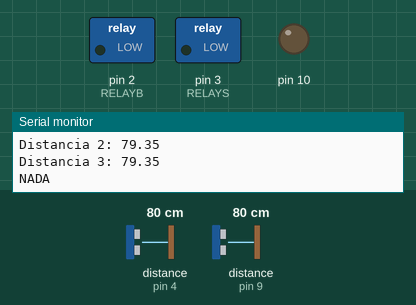
Simulated run of this sketch. Board: Arduino Uno, built with avr-gcc and run on an emulated ATmega328P. Parts: switched loads named in the sketch (green lamp = pin HIGH), output pins drawn as LEDs (lit = HIGH), the last lines printed to the serial monitor. The test bench sets the inputs (shaded band); at power-on: distance to the obstacle (sensors on pin 4, pin 9) 80 cm. The echo pulse lasts 58.3 µs per cm.

Above: at 1.9 s.
2.0 s: distance to the obstacle (sensor on pin 4) set to 55 cm
4.3 s: distance to the obstacle (sensor on pin 4) set to 46 cm
At 6.0 s:
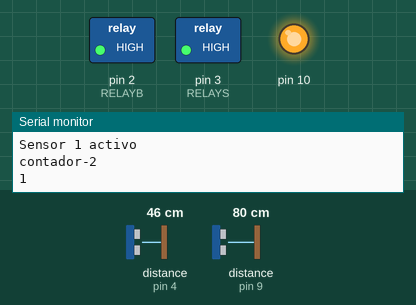
6.3 s: distance to the obstacle (sensor on pin 4) set to 60 cm
At 7.8 s:
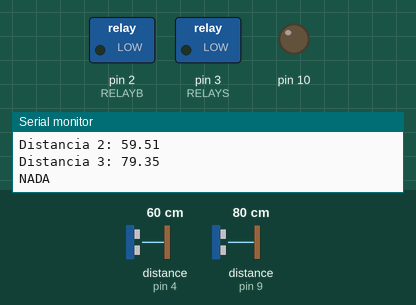
8.6 s: distance to the obstacle (sensor on pin 4) set to 2 cm
At 10.6 s:
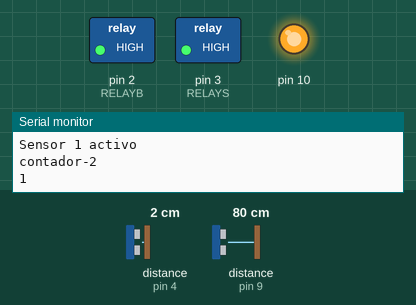
Timing chart, 0 to 12.0 s (numbered marks = the images above; inputs shaded):
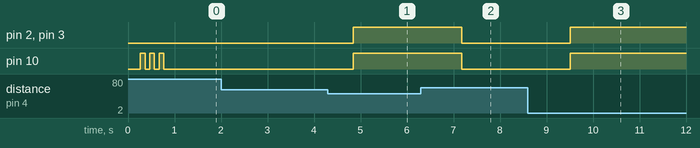

Measured:
- the behaviour switches between 51 and 50 cm on distance to the obstacle (sensor on pin 4) (found by bisection; images 0 and 1)
- after the input at 4.3 s, pin 2 (RELAYB), pin 3 (RELAYS), pin 10: LOW → HIGH after 0.55 s
- after the input at 6.3 s, pin 2 (RELAYB), pin 3 (RELAYS), pin 10: HIGH → LOW after 0.88 s
- after the input at 8.6 s, pin 2 (RELAYB), pin 3 (RELAYS), pin 10: LOW → HIGH after 0.91 s

The sketch:

Footcall_Mitika_Vidrio.ino
```cpp
#include <NewPing.h>

//#define TRIGGER_PIN1  6     //Sensor del medio, para cuando es solo una direccion
//#define ECHO_PIN1     7
#define TRIGGER_PIN2  5   //Sensor de subida, cercano al arduino
#define ECHO_PIN2     4
#define TRIGGER_PIN3  8  //Sensor de bajada, alejado del arduino
#define ECHO_PIN3     9
#define RELAYS        3
#define RELAYB        2
#define MAX_DISTANCE 200
#define LED           10

//NewPing sonar1(TRIGGER_PIN2, ECHO_PIN2, MAX_DISTANCE);
NewPing sonar2(TRIGGER_PIN2, ECHO_PIN2, MAX_DISTANCE);
NewPing sonar3(TRIGGER_PIN3, ECHO_PIN3, MAX_DISTANCE);

int contador1 = 0;
int contador2 = 0;
int contador3 = 0;
float dist_set = 50;

void setup() {

  Serial.begin(115200);
  pinMode(RELAYS,OUTPUT);
  pinMode(RELAYB,OUTPUT);
  pinMode(10,OUTPUT);
  pinMode(2,OUTPUT);
  digitalWrite(RELAYS,LOW);
  digitalWrite(RELAYB,LOW);
  digitalWrite(10,LOW);

SetDistance();

}

void(* resetFunc) (void) = 0; //declare reset function @ address 0

 void SetDistance(){
  float dist = (0.034027/2)*sonar3.ping_median(10);
  Serial.print("El footcall esta a esta distancia: ");
  Serial.println(dist);
 // dist_set = dist - 1;
  Serial.print("y se activa a esta: ");
  Serial.println(dist_set);
  digitalWrite(10,HIGH);
  delay(100);
  digitalWrite(10,LOW);
  delay(100);
  digitalWrite(10,HIGH);
  delay(100);
  digitalWrite(10,LOW);
  delay(100);
  digitalWrite(10,HIGH);
  delay(100);
  digitalWrite(10,LOW);
}

void loop() {
  delay(50);
//float distancia1 = (0.034027/2)*sonar1.ping_median(10);
float distancia2 = (0.034027/2)*sonar2.ping_median(10);
float distancia3 = (0.034027/2)*sonar3.ping_median(10);

  //Serial.print("Distancia 1: ");
  //Serial.println(distancia1);
  Serial.print("Distancia 2: ");
  Serial.println(distancia2);
  Serial.print("Distancia 3: ");
  Serial.println(distancia3);

//Sensor del medio
/*
 if ( distancia1 == 0 || distancia1 > 15){
    digitalWrite(RELAYS,LOW);
    digitalWrite(RELAYB,LOW);
    digitalWrite(10,LOW);
    Serial.println("NADA");
    contador1 = 0;
  }

  if ( distancia1 > 0 && distancia1 < 15 && contador1 < 50){
    digitalWrite(RELAYS,HIGH);
    digitalWrite(RELAYB,HIGH);
    digitalWrite(10,HIGH);
   // Serial.println("SUBE");
    contador1++;
    Serial.println("contador1");
    Serial.println(contador1);
  }

//Verificar si el boton leva mas de 30 segundos activado

  if (  distancia1 > 0 && distancia1 < 15 && contador1 >= 50){
    Serial.println("Boton trabado");
    //resetFunc();  //call reset
    digitalWrite(RELAYS,LOW);
    digitalWrite(RELAYB,LOW);
    digitalWrite(10,LOW);
    contador1++;

  }

// Si lleva mas de 1 minuto, se resetea el modulo
  if ( contador1 > 150 ){
    digitalWrite(10,HIGH);
    delay(500);
    digitalWrite(10,LOW);
    delay(500);
    digitalWrite(10,HIGH);
    delay(500);
    digitalWrite(10,LOW);
    Serial.println("Reseteando");
    delay(2000);
    resetFunc();  //call reset
  }  */

//si no se oprime ninguno de los dos botones

    if ( distancia2 == 0 || distancia2 > dist_set && distancia3 == 0 || distancia3 > dist_set){
    digitalWrite(RELAYS,LOW);
    digitalWrite(RELAYB,LOW);
    digitalWrite(10,LOW);
    Serial.println("NADA");
    contador2 = 0;
    contador3 = 0;
  }


  //Sensor subiendo cercaNO AL ARDUINO

//  if ( distancia2 == 0 || distancia2 > dist_set ){
//    digitalWrite(RELAYS,LOW);
//    digitalWrite(RELAYB,LOW);
//    digitalWrite(10,LOW);
//    Serial.println("NADA");
//    contador2 = 0;
//  }
//
    if ( distancia2 > 0 && distancia2 < dist_set && contador2 < 50){
      Serial.println("Sensor 1 activo");
    digitalWrite(RELAYS,HIGH);
    digitalWrite(10,HIGH);
    digitalWrite(2,HIGH);
    contador2++;
    Serial.println("contador-2");
    Serial.println(contador2);
  }

//Verificar si el boton leva mas de 30 segundos activado

//  if (  distancia2 > 0 && distancia2 < dist_set && contador2 >= 50){
//    Serial.println("Boton trabado");
//    //resetFunc();  //call reset
//    digitalWrite(RELAYS,LOW);
//    digitalWrite(10,LOW);
//    digitalWrite(2,LOW);
//    contador2++;
//  }

// Si lleva mas de 1 minuto, se resetea el modulo
  if ( contador2 > 150 ){
    digitalWrite(10,HIGH);
    delay(500);
    digitalWrite(10,LOW);
    delay(500);
    digitalWrite(10,HIGH);
    delay(500);
    digitalWrite(10,LOW);
    Serial.println("Reseteando");
    delay(2000);
    resetFunc();  //call reset
  }


  //Sensor Bajando

//    if ( distancia3 == 0 || distancia3 > 15){
//    digitalWrite(RELAYB,LOW);
//    digitalWrite(10,LOW);
//    Serial.println("NADA");
//    contador3 = 0;
//  }

    if ( distancia3 > 0 && distancia3 < dist_set && contador3 < 50){
      Serial.println("Sensor 2 activo");
    digitalWrite(RELAYS                                                                                                                                                                                                                                                                                                                                                                                                                                                                                                                                                                                                                                                                                                                                                                                                                                                                                                                                                                                                                                                                                                                                                                                                                                                                                                                                                                                                                                                                                                                                                                                                                                                                                                                                                                                                                                                                      ,HIGH);
    digitalWrite(10,HIGH);
    digitalWrite(2,HIGH);
   // Serial.println("SUBE");
       contador3++;
    Serial.println("contador3");
    Serial.println(contador3);
  }

//Verificar si el boton leva mas de 30 segundos activado

//  if (  distancia3 > 0 && distancia3 < dist_set && contador3 >= 50){
//    Serial.println("Boton trabado");
//    //resetFunc();  //call reset
//    digitalWrite(RELAYB,LOW);
//    digitalWrite(10,LOW);
//    digitalWrite(2,LOW);
//    contador3++;
//  }

// Si lleva mas de 1 minuto, se resetea el modulo
  if ( contador3 > 150 ){
    digitalWrite(10,HIGH);
    delay(500);
    digitalWrite(10,LOW);
    delay(500);
    digitalWrite(10,HIGH);
    delay(500);
    digitalWrite(10,LOW);
    Serial.println("Reseteando");
    delay(2000);
    resetFunc();  //call reset
  }
}
```
